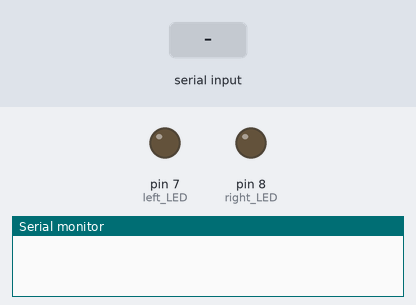
Bench run of a sketch on a simulated Arduino Uno, built with avr-gcc and run on an emulated ATmega328P. On the bench: output pins drawn as LEDs (lit = HIGH), the last lines printed to the serial monitor. The inputs (shaded band) are chosen by the test bench.

Above: at 1.2 s.
1.3 s: "A\n" received over Serial
At 1.6 s:
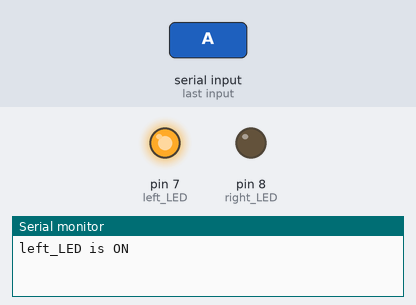
2.8 s: "B\n" received over Serial
At 3.9 s:
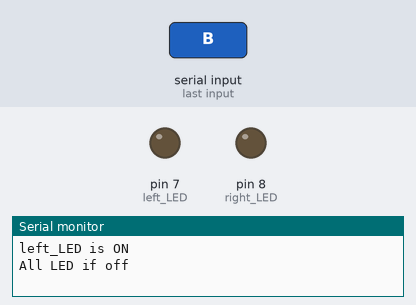
Timing chart, 0 to 5.8 s (numbered marks = the images above; inputs shaded):
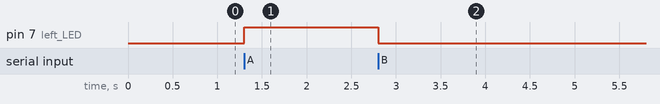

The sketch:

python_to_arduino.ino
```cpp
#define left_LED 7
#define right_LED 8
String str;

void setup() {
  pinMode(left_LED, OUTPUT);
  pinMode(right_LED, OUTPUT);
  Serial.begin(9600);
}

void loop() {
  if (Serial.available()) {
    // 讀取傳入的字串直到"\n"結尾
    str = Serial.readStringUntil('\n');

    if (str == "A") {           // 若字串值是 "LED_ON" 開燈
        digitalWrite(left_LED, HIGH);     // 開燈
        Serial.println("left_LED is ON"); // 回應訊息給電腦
    }
     else if (str == "B"){
        digitalWrite(left_LED, LOW);
        digitalWrite(right_LED, LOW);
        Serial.println("All LED if off");
      }
  }
}
```

Measured:
- after the input at 1.3 s, pin 7 (left_LED): LOW → HIGH at once
- after the input at 2.8 s, pin 7 (left_LED): HIGH → LOW at once
